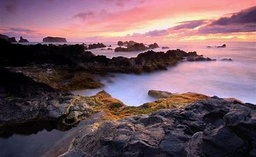
#> input picture python/algorithm/hw5/d.jpg, 256 x 157 px, shrunk from 367 x 225 before the run
$ python seamcarving.py   (older library calls are emulated)
#> lines starting #> are read from the running program, lines starting #| are printed output that depends on the picture
'''
@Description:
@Author: HuYi
@Date: 2020-04-04 22:22:46
@LastEditors: HuYi
@LastEditTime: 2020-04-06 22:28:41
'''
import sys
import numpy as np
from imageio import imread, imwrite
from scipy.ndimage.filters import convolve
from numba import jit


def get_d(img):
    # Gx = np.array([[-1, 0, 1], [-2, 0, 2], [-1, 0, 1]])  #soble算子
    Gx = np.array([[-3, 0, 3], [-10, 0, 10], [-3, 0, 3]])  # scharr算子
    Gy = np.transpose(Gx)
    # 得到3D滤波器
    Gx = np.stack([Gx] * 3, axis=2)
    Gy = np.stack([Gy] * 3, axis=2)
    img = img.astype('float32')
    convolved = np.absolute(convolve(img, Gx)) + np.absolute(convolve(img, Gy))
    d = convolved.sum(axis=2)
    return d


@jit
def del_seam_col(img):
    r, c, _ = img.shape
    d = get_d(img)
    M = d.copy()
    seam = np.zeros((r, c), dtype=np.int)
    for i in range(1, r):
        for j in range(0, c):
            if j == 0:
                seam[i, j] = np.argmin(M[i - 1, j:j + 2]) + j
                d_min = M[i - 1, seam[i, j]]
            else:
                seam[i, j] = np.argmin(M[i - 1, j - 1:j + 2]) + j - 1
                d_min = M[i - 1, seam[i, j]]
            M[i, j] += d_min
    mask = np.ones((r, c), dtype=np.bool)
    j = np.argmin(M[-1])
    for i in range(r-1, -1, -1):
        mask[i, j] = False
        j = seam[i, j]
    mask = np.stack([mask] * 3, axis=2)
    img = img[mask].reshape((r, c - 1, 3))
    return img


print('Please enter the file name in the directory at the same level')
img = imread(input())
#> the answer given: d.jpg
#> img is the input picture: shape (157, 256, 3); mean R, G, B 115.2, 87.9, 97.5
r, c, _ = img.shape
#> r = 157; c = 256
for i in range(int(0.5 * c)):
    img = del_seam_col(img)
#> this loop made 128 passes
#> pass 1, in get_d, `convolved = np.absolute(convolve(img, Gx)) + np.absolute(convolve(img,..`:
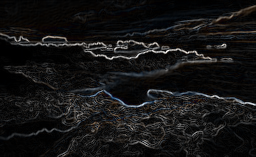
#> convolved: shape (157, 256, 3) float32; mean R, G, B 1179.1, 1159.7, 1166.6; drawn with min black and max white
#> after the loop:
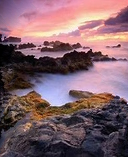
#> img: shape (157, 128, 3); mean R, G, B 128.4, 98, 106.4
img = np.rot90(img, 1, (0, 1))  # 转置后进行每列删除一个的操作
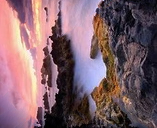
#> img: shape (128, 157, 3); mean R, G, B 128.4, 98, 106.4
for i in range(int(0.5 * r)):
    img = del_seam_col(img)
#> this loop made 78 passes
#> pass 1, in get_d (call 129), `convolved = np.absolute(convolve(img, Gx)) + np.absolute(convolve(img,..`:
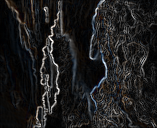
#> convolved: shape (128, 157, 3) float32; mean R, G, B 1577, 1552, 1558.1; drawn with min black and max white
#> pass 1, `img = del_seam_col(img)`:
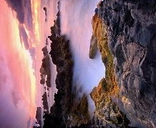
#> img: shape (128, 156, 3); mean R, G, B 127.6, 97.6, 106.1
#> after the loop:
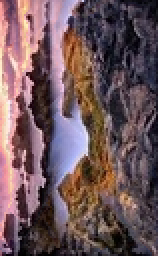
#> img: shape (128, 79, 3) (shown 2 times larger); mean R, G, B 110.7, 86.1, 91.1
img = np.rot90(img, 3, (0, 1))
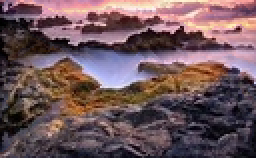
#> img: shape (79, 128, 3) (shown 2 times larger); mean R, G, B 110.7, 86.1, 91.1
print('Please enter the file name of the result')
imwrite(input(), img)
#> the answer given: er.jpg
print('Compression succeeded! ! !')
#> (the run stopped early here; a loop or call above may not have finished)
